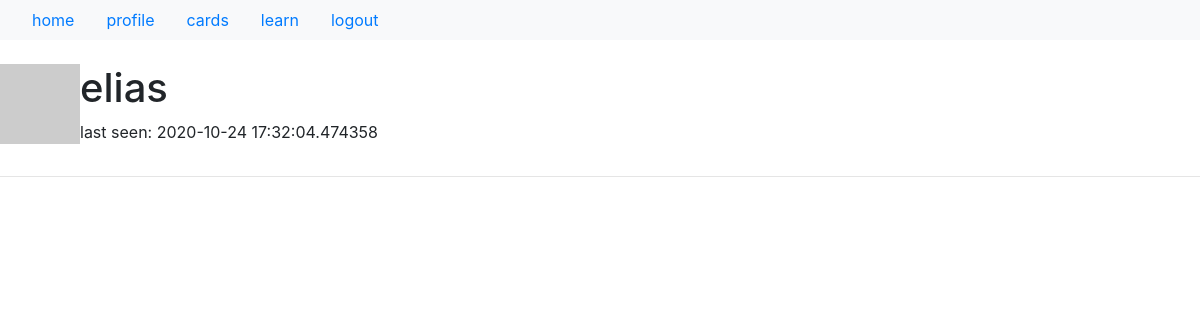
Before: /user/elias (signed in) with the older database file.
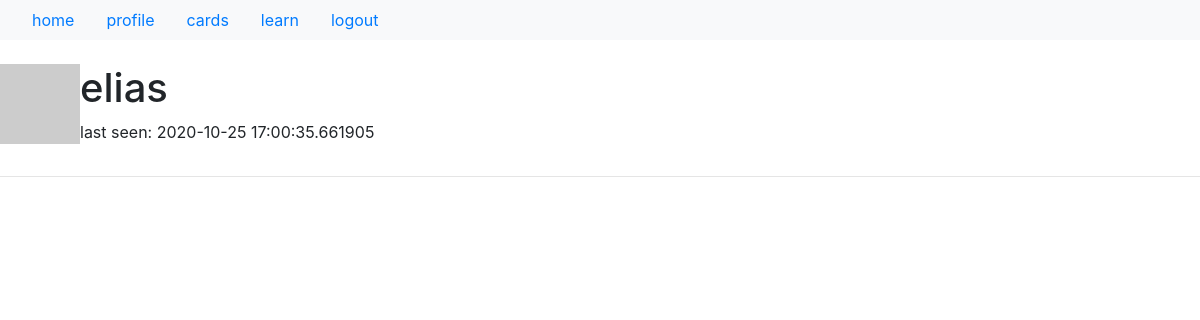
After: the same page with the newer database file.
### app/models.py (models this page shows, shortened)
class User(UserMixin, db.Model):
    id = db.Column(db.Integer, primary_key=True)
    username = db.Column(db.String(64), index=True, unique=True)
    email = db.Column(db.String(120), index=True, unique=True)
    password_hash = db.Column(db.String(128))
    cards = db.relationship('Card', backref='author', lazy='dynamic')
    last_seen = db.Column(db.DateTime, default=datetime.utcnow)
    def avatar(self, size):
        digest = md5(self.email.lower().encode('utf-8')).hexdigest()
        return 'https://www.gravatar.com/avatar/{}?d=identicon&s={}'.format(
                digest, size)

### app/routes.py (the view)
@app.route('/user/<username>') # '<>' denotes dynamic componenet
@login_required
def user(username):
    user = User.query.filter_by(username=username).first_or_404()
    return render_template('user.html', user=user)

### app/models.py (called while the page is built)
@login.user_loader
def load_user(id):
    return User.query.get(int(id))

### app/routes.py (called while the page is built)
@app.before_request
def before_request():
    if current_user.is_authenticated:
        current_user.last_seen = datetime.utcnow()
        db.session.commit()

### app/templates/user.html (shortened to what this page needs)
{% extends "base.html" %}
{% block content %}
    <table>
        <tr valign="top">
            <td><img src="{{ user.avatar(64) }}"></td>
            <td>
                <h1>{{ user.username }}</h1>
                {% if user.last_seen %}
                <p> last seen: {{ user.last_seen }}</p>
                {% endif %}
            </td>
        </tr>
    </table>
    <hr>
{% endblock content %}

### app/templates/base.html (shortened to what this page needs)
<!doctype html>
<html lang="en">
  <head>
    <link rel="stylesheet" href="{{ url_for('static', filename='styles.css') }}">
    <link rel="stylesheet" href="https://maxcdn.bootstrapcdn.com/bootstrap/4.0.0/css/bootstrap.min.css">
    </head>
    <body>
            <header class="masthead mb-auto">
                    <nav class="nav nav-masthead bg-light justify-content-start px-3">
                        <a class="nav-link active" href="{{ url_for('index') }}">home</a>
                        {% if current_user.is_anonymous %}
                        <a class="nav-link" href="{{ url_for('login') }}">login</a>
                        {% else %}
                        <a class="nav-link" href="{{ url_for('user', username=current_user.username) }}">profile</a>
                        <a class="nav-link" href="{{ url_for('cards', username=current_user.username) }}">cards</a>
                        <a class="nav-link" href="{{ url_for('learn', username=current_user.username) }}">learn</a>
                        <a class="nav-link" href="{{ url_for('logout') }}">logout</a>
                        {% endif %}
                    </nav>
            </header>
            <br>
        {% block content %}{% endblock content%}
    </body>
</html>

### app/static/styles.css (style rules this page uses)
* { margin: 0; padding: 0; }

Changed rows visible on the page:
changed User "elias": last_seen "2020-10-24 17:32:04.474358" → "2020-10-25 17:00:35.661905"
